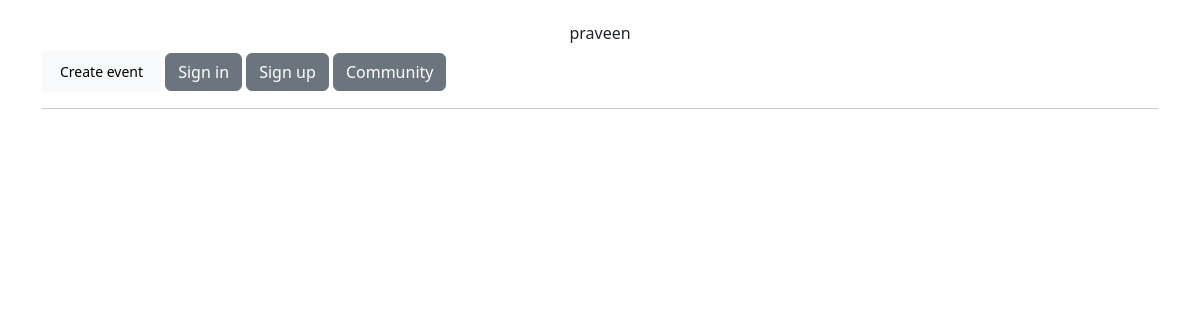
/ (signed in), run on an earlier commit of the app's database.
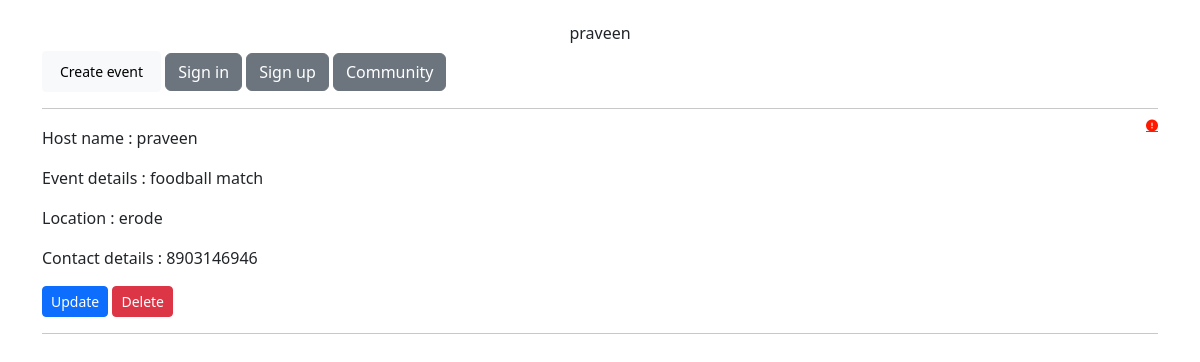
And on a later commit of the database.
### event_app/models.py (models this page shows, shortened)
class event_info(models.Model):
    Host_name = models.ForeignKey(User, on_delete=models.CASCADE, default='')
    Event_details = models.CharField(max_length=500, default="")
    Location = models.CharField(max_length=500)
    Contact_details = models.CharField(max_length=500)

### event_app/views.py (the view)
# urls.py: 2. Add a URL to urlpatterns:  path('', views.home, name='home')
def home(request):
    events = event_info.objects.all()
    user = request.user
    return render(request, 'event/index.html', {
        'user' : user,
        'events' : events,
    })

### event_app/templates/event/index.html (shortened to what this page needs)
{% extends "event/base.html" %}
{% block body %}
    <div class="container">
        <br>
        {% if user.is_authenticated %}
            <h6 class="text-center">{{ user }}</h6>
            <button class="btn btn-light btn-sm">
                <a href="{% url 'event:create_event' %}" class="btn btn-light btn-sm">Create event</a>
            </button>
        {% endif %}
        <a href="{% url 'event:signin' %}" class="btn btn-secondary">Sign in</a>
        <a href="{% url 'event:signup' %}" class="btn btn-secondary">Sign up</a>
        <a href="{% url 'event:community' %}" class="btn btn-secondary">Community</a>
        <hr>
        {% if user.is_authenticated %}
            {% for event in events %}
                <a href="{% url 'event:report' event.id %}" class="d-flex justify-content-end"><i class="fa-solid fa-circle-exclamation fa-xs" style="color: #ff1900;"></i></a>
                <p>Host name : {{ event.Host_name }}</p>
                <p>Event details : {{ event.Event_details }}</p>
                <p>Location : {{ event.Location }}</p>
                <p>Contact details : {{ event.Contact_details }}</p>
                {% if user == event.Host_name %}
                    <a href="{% url 'event:update_event' event.id %}" class="btn btn-primary btn-sm">Update</a>
                    <a href="{% url 'event:delete_event' event.id %}" class="btn btn-danger btn-sm">Delete</a>
                {% endif %}
                <hr>
            {% endfor %}
        {% else %}
            <h1>Sign in to continue</h1>
        {% endif %}
    </div>
{% endblock  %}

### event_app/templates/event/base.html (shortened to what this page needs)
<!DOCTYPE html>
<html>
    <head>
        <link href="https://cdn.jsdelivr.net/npm/bootstrap@5.3.3/dist/css/bootstrap.min.css" rel="stylesheet">
        <link rel="stylesheet" href="https://cdnjs.cloudflare.com/ajax/libs/font-awesome/6.5.1/css/all.min.css" />
    </head>
    <body>
        {% block body %}
        {% endblock  %}
    </body>
</html>

What changed in the data, as far as the page shows it:
added event_info: Host_name "praveen", Event_details "foodball match", Location "erode", Contact_details "8903146946", shows "Update"
